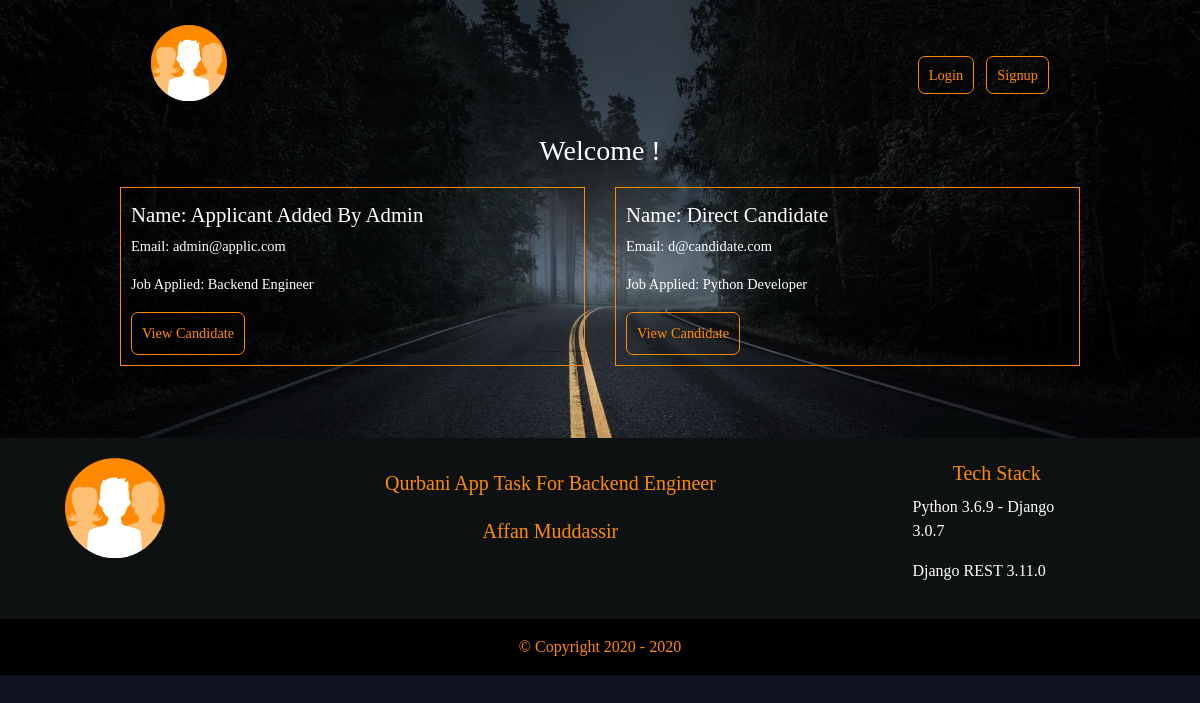
The page /candidates/ on the database as committed earlier.
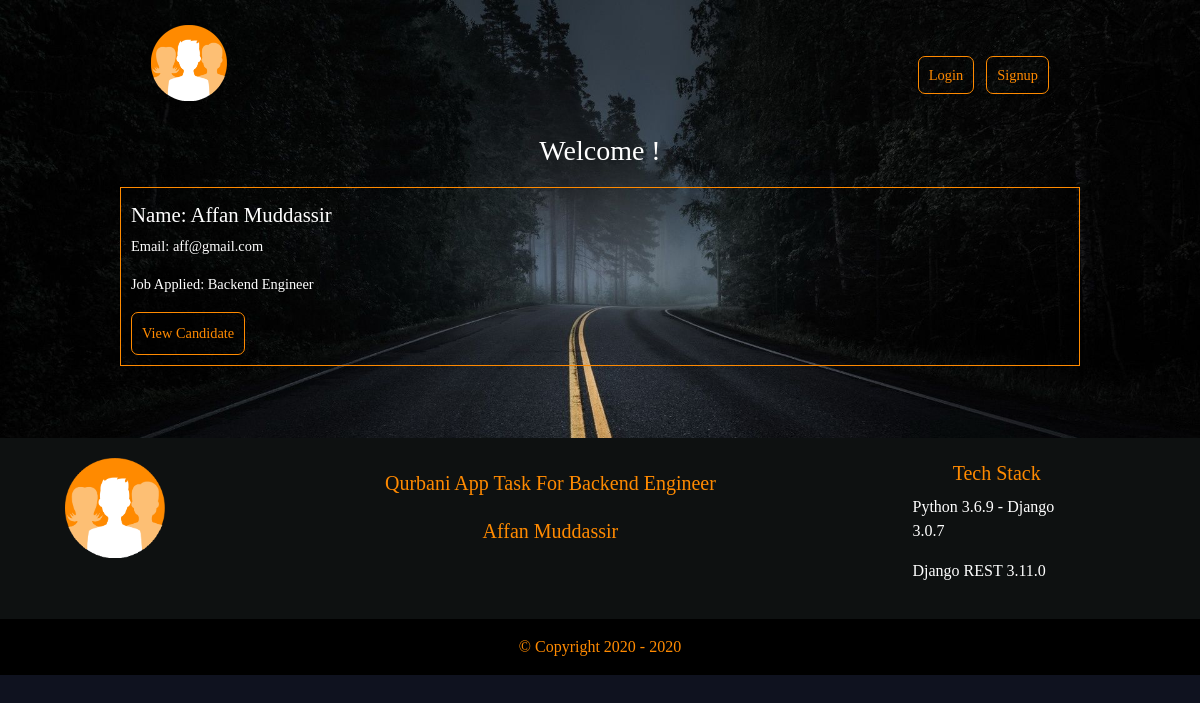
The same page on the database as committed later.
### candidates/models.py (models this page shows, shortened)
class CandidateModel(models.Model):
    JOBS = (
        ('Backend Engineer', 'Backend Engineer'),
        ('Frontend Engineer', 'Frontend Engineer'),
        ('Python Developer', 'Python Developer'),
        ('Business Analyst', 'Business Analyst'),
        ('ML Engineer', 'ML Engineer'),
        ('Data Engineer', 'Data Engineer'),
        ('Technical Recruiter', 'Technical Recruiter'),
    )
    name           = models.CharField(max_length=100)
    email          = models.EmailField()
    date           = models.DateTimeField(auto_now_add=True)
    contact        = models.CharField(max_length=13, blank=True)
    resume         = models.FileField(upload_to=rename_and_save, validators=[FileExtensionValidator(allowed_extensions=['pdf', 'docx'])], null=True)
    job_applied_to = models.CharField(max_length=100, choices=JOBS)

### candidates/views.py (the view)
# urls.py: path('', views.candidates_list_view, name='candidate-list-view'),
def candidates_list_view(request):
    candidates = CandidateModel.objects.all().order_by('name')
    context = {
        'candidates': candidates
    }
    return render(request, 'candidates/candidate_list.html', context)

### candidates/templates/candidates/candidate_list.html
{% extends 'base.html' %}
{% block content %}
{% if candidates %}
<h3>Welcome {{ user.username }}!</h3>
<div class="articles">
    {% for candidate in candidates %}
    <div class="article">
        <h2>Name: {{ candidate.name }}</h2>
        <p>Email: {{ candidate.email }}</p>
        <p>Job Applied: {{ candidate.job_applied_to }}</p>
        <a href="{% url 'candidates:candidate-detail-view' candId=candidate.id %}">
            <button class="back-button view-btn">View Candidate</button>
        </a>
    </div>
    {% endfor %}
</div>
{% else %}
<h3 class="not-found">Welcome {{ user.username }}!</h3>
<h4 class="try-again">Currently there are no applicants!</h4>
{% endif %}
{% endblock %}

### templates/base.html (shortened to what this page needs)
{% load static %}
<!DOCTYPE html>
<html lang="en">
<head>
    <link rel="stylesheet" type="text/css" href="{% static 'bootstrap-4.4.1-dist/css/bootstrap.min.css' %}"/>
    <link rel="stylesheet" href="{% static 'styles.css' %}">
</head>
<body>
    <nav class="navbar">
        <div class="container-fluid">
            <div class="navbar-header">
                <div class="navbar-brand logo">
                    {% if user.is_authenticated %}
                    <a href="{% url 'candidates:candidate-list-view' %}">
                        <img src="{% static 'logo.png' %}">
                    </a>
                    {% else %}
                    <a href="{% url 'home-view' %}">
                        <img src="{% static 'logo.png' %}">
                    </a>
                    {% endif %}
                </div>
            </div>
            <ul class="nav navbar-nav">
                {% if user.is_authenticated %}
                <li><a href="{% url 'candidates:candidate-create-view' %}" class="highlight">Add Candidate</a></li>
                <form class="form-inline my-2 my-lg-0 search-form" action="{% url 'candidates:search-results' %}" method="GET">
                    <div class="active-cyan-3 active-cyan-4 mb-4">
                        <input class="form-control" type="text" placeholder="Search..." name="q" onfocus="this.placeholder=''" onblur="this.placeholder='Search...'">
                    </div>
                </form>
                <li>
                <form class="logout-link" method="POST" action="{% url 'accounts:logout' %}"> {% csrf_token %}
                    <button type="submit" class="errorlist-delete logout">Logout</button>
                </form>
                </li>
                {% else %}
                <li><a href="{% url 'accounts:login' %}" class="highlight">Login</a></li>
                <li><a href="{% url 'accounts:signup' %}" class="highlight">Signup</a></li>
                {% endif %}
            </ul>
        </div>
    </nav>
    <div class="wrapper">
        {% block content %}
        {% endblock %}
    </div>
    <footer class="page-footer pt-4">
            <div class="container-fluid text-center text-md-left upper-footer">
                <div class="row">
                    <div class="col-md-2 mt-md-0 mt-3 img-div">
                        <img class="footer-img" src="{% static 'logo.png' %}"></a>
                    </div>
                    <div class="col-md-7 mb-md-0 mb-3">
                        <h5 class="footer-headings">Qurbani App Task For Backend Engineer</h5>
                        <h5 class="footer-headings">Affan Muddassir</h5>
                    </div>
                    <div class="col-md-2 mb-md-0 mb-3">
                        <h5 class="footer-headings">Tech Stack</h5>
                        <p>Python 3.6.9 - Django 3.0.7</p>
                        <p>Django REST 3.11.0</p>
                    </div>
                </div>
            </div>
            <div class="footer-copyright text-center py-3">© Copyright 2020 -
            </div>
    </footer>
</body>
</html>

### assets/styles.css (style rules this page uses)
body { background-color: #0f121f; background-image: url(mojave.jpg); background-repeat: no-repeat; color: #fff; -webkit-background-size: cover; -moz-background-size: cover; -o-background-size: cover; background-size: cover; }
body * { font-family: Ubuntu; }
nav { margin: 1% auto 0; max-width: 80%; }
.navbar-nav { justify-self: end; flex-direction: row; }
.navbar-brand img { width: 25%; }
nav li { margin-top: 24px; margin-left: 12px; }
h1, h2, h3, h4, h5 { font-weight: normal; }
a, a:visited, a:hover { color: #fff; text-decoration: none; }
a.highlight { border: 1px solid #ff8a00; padding: 10px; border-radius: 7px; color: #ff8a00; font-size: 0.9em; }
.wrapper { max-width: 80%; margin: 0 auto; }
div.wrapper h1, h3, h4, h5 { text-align: center; margin: 20px auto; }
.articles { display: grid; grid-template-columns: 1fr 1fr 1fr; grid-gap: 30px; grid-template-columns: repeat(auto-fit, minmax(320px, 1fr)); margin-bottom: 5%; }
.article { padding: 10px; border: 1px solid #ff8a00; position: relative; padding-bottom: 10px; }
.article h2 { font-size: 1.3em; padding-top: 5px; }
.article p { font-size: 0.9em; }
.back-button { border: 1px solid #ff8a00; padding: 10px; border-radius: 7px; color: #ff8a00; font-size: 0.9em; background: none; }
.upper-footer { padding: 20px; background: #0e1111; }
.footer-copyright { background: black; color: #ff8a00; }
.footer-headings { color: #ff8a00; padding-bottom: 10px; text-align: center; margin: 2% 0 0; }
.img-div { padding: 0 0 0 5%; }
.footer-img { width: 100px; }

Rows that differ between the two databases and show on the page:
removed CandidateModel: name "Applicant Added By Admin", email "admin@applic.com", job_applied_to "Backend Engineer"
removed CandidateModel: name "Direct Candidate", email "d@candidate.com", job_applied_to "Python Developer"
added CandidateModel: name "Affan Muddassir", email "aff@gmail.com", job_applied_to "Backend Engineer"
